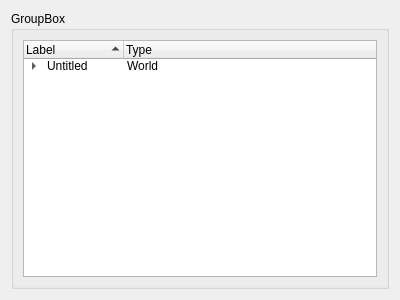
<?xml version="1.0" encoding="UTF-8"?>
<ui version="4.0">
 <class>WorldTree</class>
 <widget class="QWidget" name="WorldTree">
  <property name="geometry">
   <rect>
    <x>0</x>
    <y>0</y>
    <width>400</width>
    <height>300</height>
   </rect>
  </property>
  <property name="windowTitle">
   <string>Form</string>
  </property>
  <layout class="QVBoxLayout" name="verticalLayout">
   <item>
    <widget class="QGroupBox" name="groupBox">
     <property name="title">
      <string>GroupBox</string>
     </property>
     <layout class="QVBoxLayout" name="verticalLayout_2">
      <item>
       <widget class="QTreeWidget" name="treeWidget">
        <property name="sortingEnabled">
         <bool>true</bool>
        </property>
        <property name="animated">
         <bool>true</bool>
        </property>
        <column>
         <property name="text">
          <string>Label</string>
         </property>
        </column>
        <column>
         <property name="text">
          <string>Type</string>
         </property>
        </column>
        <item>
         <property name="text">
          <string>Untitled</string>
         </property>
         <property name="text">
          <string>World</string>
         </property>
         <item>
          <property name="text">
           <string>Light1</string>
          </property>
          <property name="text">
           <string>PointLight</string>
          </property>
         </item>
         <item>
          <property name="text">
           <string>Light0</string>
          </property>
          <property name="text">
           <string>DirectionalLight</string>
          </property>
         </item>
        </item>
       </widget>
      </item>
     </layout>
    </widget>
   </item>
  </layout>
 </widget>
 <resources/>
 <connections/>
</ui>
